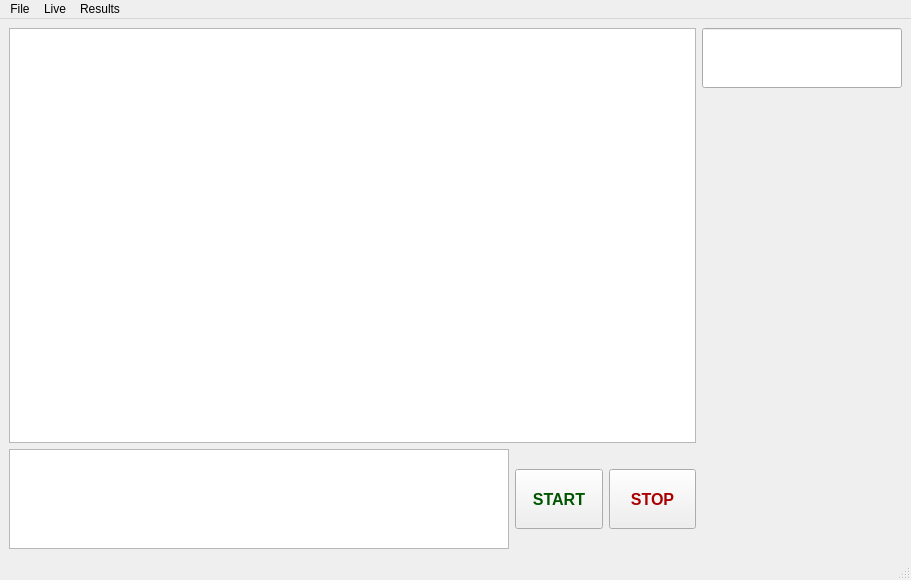
<?xml version="1.0" encoding="UTF-8"?>
<ui version="4.0">
 <class>MainWindow</class>
 <widget class="QMainWindow" name="MainWindow">
  <property name="geometry">
   <rect>
    <x>0</x>
    <y>0</y>
    <width>911</width>
    <height>580</height>
   </rect>
  </property>
  <property name="windowTitle">
   <string>MainWindow</string>
  </property>
  <widget class="QWidget" name="centralwidget">
   <layout class="QGridLayout" name="gridLayout_2">
    <item row="0" column="0">
     <layout class="QGridLayout" name="gridLayout">
      <item row="0" column="3">
       <widget class="QLineEdit" name="bib_input">
        <property name="maximumSize">
         <size>
          <width>200</width>
          <height>60</height>
         </size>
        </property>
        <property name="font">
         <font>
          <family>Arimo</family>
          <pointsize>36</pointsize>
          <weight>75</weight>
          <bold>true</bold>
         </font>
        </property>
        <property name="alignment">
         <set>Qt::AlignCenter</set>
        </property>
       </widget>
      </item>
      <item row="1" column="3">
       <widget class="QLabel" name="first_timer_label">
        <property name="font">
         <font>
          <family>Arimo</family>
          <pointsize>18</pointsize>
          <weight>75</weight>
          <bold>true</bold>
         </font>
        </property>
        <property name="text">
         <string/>
        </property>
        <property name="alignment">
         <set>Qt::AlignCenter</set>
        </property>
       </widget>
      </item>
      <item row="2" column="3">
       <widget class="QLabel" name="second_timer_label">
        <property name="font">
         <font>
          <family>Arimo</family>
          <pointsize>18</pointsize>
          <weight>75</weight>
          <bold>true</bold>
         </font>
        </property>
        <property name="text">
         <string/>
        </property>
        <property name="alignment">
         <set>Qt::AlignCenter</set>
        </property>
       </widget>
      </item>
      <item row="3" column="3">
       <widget class="QLabel" name="third_timer_label">
        <property name="font">
         <font>
          <family>Arimo</family>
          <pointsize>18</pointsize>
          <weight>75</weight>
          <bold>true</bold>
         </font>
        </property>
        <property name="text">
         <string/>
        </property>
        <property name="alignment">
         <set>Qt::AlignCenter</set>
        </property>
       </widget>
      </item>
      <item row="4" column="3">
       <widget class="QLabel" name="fourth_timer_label">
        <property name="font">
         <font>
          <family>Arimo</family>
          <pointsize>18</pointsize>
          <weight>75</weight>
          <bold>true</bold>
         </font>
        </property>
        <property name="text">
         <string/>
        </property>
        <property name="alignment">
         <set>Qt::AlignCenter</set>
        </property>
       </widget>
      </item>
      <item row="5" column="0">
       <widget class="QListWidget" name="race_list">
        <property name="sizePolicy">
         <sizepolicy hsizetype="Expanding" vsizetype="Fixed">
          <horstretch>0</horstretch>
          <verstretch>0</verstretch>
         </sizepolicy>
        </property>
        <property name="maximumSize">
         <size>
          <width>500</width>
          <height>100</height>
         </size>
        </property>
       </widget>
      </item>
      <item row="5" column="1">
       <widget class="QPushButton" name="strart_button">
        <property name="maximumSize">
         <size>
          <width>16777215</width>
          <height>60</height>
         </size>
        </property>
        <property name="palette">
         <palette>
          <active>
           <colorrole role="ButtonText">
            <brush brushstyle="SolidPattern">
             <color alpha="255">
              <red>0</red>
              <green>85</green>
              <blue>0</blue>
             </color>
            </brush>
           </colorrole>
          </active>
          <inactive>
           <colorrole role="ButtonText">
            <brush brushstyle="SolidPattern">
             <color alpha="255">
              <red>0</red>
              <green>85</green>
              <blue>0</blue>
             </color>
            </brush>
           </colorrole>
          </inactive>
          <disabled>
           <colorrole role="ButtonText">
            <brush brushstyle="SolidPattern">
             <color alpha="255">
              <red>120</red>
              <green>120</green>
              <blue>120</blue>
             </color>
            </brush>
           </colorrole>
          </disabled>
         </palette>
        </property>
        <property name="font">
         <font>
          <family>Arimo</family>
          <pointsize>12</pointsize>
          <weight>75</weight>
          <bold>true</bold>
         </font>
        </property>
        <property name="text">
         <string>START</string>
        </property>
       </widget>
      </item>
      <item row="5" column="2">
       <widget class="QPushButton" name="stop_button">
        <property name="maximumSize">
         <size>
          <width>16777215</width>
          <height>60</height>
         </size>
        </property>
        <property name="sizeIncrement">
         <size>
          <width>0</width>
          <height>0</height>
         </size>
        </property>
        <property name="palette">
         <palette>
          <active>
           <colorrole role="Text">
            <brush brushstyle="SolidPattern">
             <color alpha="255">
              <red>0</red>
              <green>0</green>
              <blue>0</blue>
             </color>
            </brush>
           </colorrole>
           <colorrole role="ButtonText">
            <brush brushstyle="SolidPattern">
             <color alpha="255">
              <red>170</red>
              <green>0</green>
              <blue>0</blue>
             </color>
            </brush>
           </colorrole>
           <colorrole role="PlaceholderText">
            <brush brushstyle="SolidPattern">
             <color alpha="128">
              <red>170</red>
              <green>0</green>
              <blue>0</blue>
             </color>
            </brush>
           </colorrole>
          </active>
          <inactive>
           <colorrole role="Text">
            <brush brushstyle="SolidPattern">
             <color alpha="255">
              <red>0</red>
              <green>0</green>
              <blue>0</blue>
             </color>
            </brush>
           </colorrole>
           <colorrole role="ButtonText">
            <brush brushstyle="SolidPattern">
             <color alpha="255">
              <red>170</red>
              <green>0</green>
              <blue>0</blue>
             </color>
            </brush>
           </colorrole>
           <colorrole role="PlaceholderText">
            <brush brushstyle="SolidPattern">
             <color alpha="128">
              <red>170</red>
              <green>0</green>
              <blue>0</blue>
             </color>
            </brush>
           </colorrole>
          </inactive>
          <disabled>
           <colorrole role="Text">
            <brush brushstyle="SolidPattern">
             <color alpha="255">
              <red>120</red>
              <green>120</green>
              <blue>120</blue>
             </color>
            </brush>
           </colorrole>
           <colorrole role="ButtonText">
            <brush brushstyle="SolidPattern">
             <color alpha="255">
              <red>120</red>
              <green>120</green>
              <blue>120</blue>
             </color>
            </brush>
           </colorrole>
           <colorrole role="PlaceholderText">
            <brush brushstyle="SolidPattern">
             <color alpha="128">
              <red>0</red>
              <green>0</green>
              <blue>0</blue>
             </color>
            </brush>
           </colorrole>
          </disabled>
         </palette>
        </property>
        <property name="font">
         <font>
          <family>Arimo</family>
          <pointsize>12</pointsize>
          <weight>75</weight>
          <bold>true</bold>
         </font>
        </property>
        <property name="text">
         <string>STOP</string>
        </property>
       </widget>
      </item>
      <item row="0" column="0" rowspan="5" colspan="3">
       <widget class="QListWidget" name="finishers_list"/>
      </item>
     </layout>
    </item>
   </layout>
  </widget>
  <widget class="QMenuBar" name="menubar">
   <property name="geometry">
    <rect>
     <x>0</x>
     <y>0</y>
     <width>911</width>
     <height>21</height>
    </rect>
   </property>
   <widget class="QMenu" name="menuLive">
    <property name="title">
     <string>File</string>
    </property>
    <addaction name="actionNew_Race"/>
    <addaction name="actionContinue_Race"/>
    <addaction name="actionClear_All"/>
   </widget>
   <widget class="QMenu" name="menuLive_2">
    <property name="title">
     <string>Live</string>
    </property>
   </widget>
   <widget class="QMenu" name="menuResults">
    <property name="title">
     <string>Results</string>
    </property>
   </widget>
   <addaction name="menuLive"/>
   <addaction name="menuLive_2"/>
   <addaction name="menuResults"/>
  </widget>
  <widget class="QStatusBar" name="statusbar"/>
  <action name="actionNew_Race">
   <property name="text">
    <string>New Race</string>
   </property>
  </action>
  <action name="actionContinue_Race">
   <property name="text">
    <string>Continue Race</string>
   </property>
  </action>
  <action name="actionClear_All">
   <property name="text">
    <string>Clear All</string>
   </property>
  </action>
 </widget>
 <resources/>
 <connections/>
</ui>
